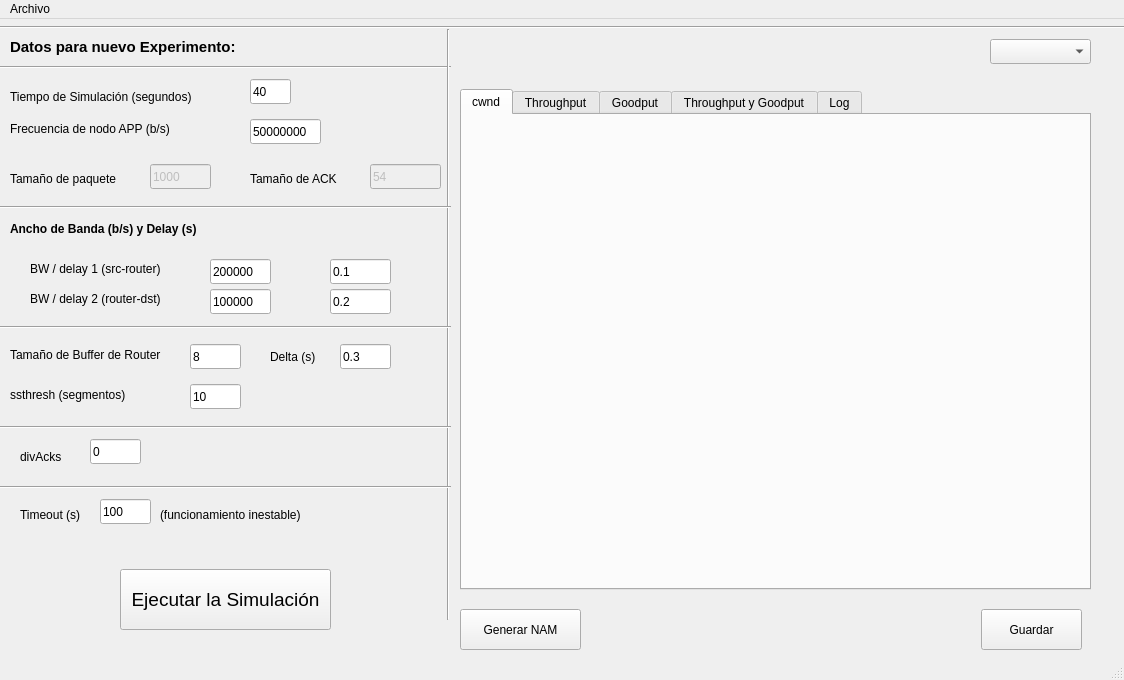
<?xml version="1.0" encoding="UTF-8"?>
<ui version="4.0">
 <class>MainWindow</class>
 <widget class="QMainWindow" name="MainWindow">
  <property name="geometry">
   <rect>
    <x>0</x>
    <y>0</y>
    <width>1124</width>
    <height>680</height>
   </rect>
  </property>
  <property name="minimumSize">
   <size>
    <width>1124</width>
    <height>680</height>
   </size>
  </property>
  <property name="maximumSize">
   <size>
    <width>1124</width>
    <height>680</height>
   </size>
  </property>
  <property name="windowTitle">
   <string>Simulador TCP</string>
  </property>
  <widget class="QWidget" name="centralWidget">
   <widget class="QPushButton" name="exe">
    <property name="geometry">
     <rect>
      <x>120</x>
      <y>550</y>
      <width>211</width>
      <height>61</height>
     </rect>
    </property>
    <property name="font">
     <font>
      <family>Helvetica</family>
      <pointsize>14</pointsize>
     </font>
    </property>
    <property name="text">
     <string>Ejecutar la Simulación</string>
    </property>
   </widget>
   <widget class="QTabWidget" name="gp_tab">
    <property name="geometry">
     <rect>
      <x>460</x>
      <y>70</y>
      <width>631</width>
      <height>501</height>
     </rect>
    </property>
    <property name="tabPosition">
     <enum>QTabWidget::North</enum>
    </property>
    <property name="tabShape">
     <enum>QTabWidget::Rounded</enum>
    </property>
    <property name="currentIndex">
     <number>0</number>
    </property>
    <widget class="QWidget" name="tab">
     <attribute name="title">
      <string>cwnd</string>
     </attribute>
     <widget class="QLabel" name="cwnd_area">
      <property name="geometry">
       <rect>
        <x>0</x>
        <y>-10</y>
        <width>631</width>
        <height>491</height>
       </rect>
      </property>
      <property name="minimumSize">
       <size>
        <width>0</width>
        <height>0</height>
       </size>
      </property>
      <property name="text">
       <string/>
      </property>
     </widget>
    </widget>
    <widget class="QWidget" name="tab_2">
     <attribute name="title">
      <string>Throughput</string>
     </attribute>
     <widget class="QLabel" name="tp_area">
      <property name="geometry">
       <rect>
        <x>0</x>
        <y>-10</y>
        <width>631</width>
        <height>491</height>
       </rect>
      </property>
      <property name="minimumSize">
       <size>
        <width>0</width>
        <height>0</height>
       </size>
      </property>
      <property name="text">
       <string/>
      </property>
     </widget>
    </widget>
    <widget class="QWidget" name="gp">
     <attribute name="title">
      <string>Goodput</string>
     </attribute>
     <widget class="QLabel" name="gp_area">
      <property name="geometry">
       <rect>
        <x>0</x>
        <y>-10</y>
        <width>631</width>
        <height>491</height>
       </rect>
      </property>
      <property name="minimumSize">
       <size>
        <width>0</width>
        <height>0</height>
       </size>
      </property>
      <property name="text">
       <string/>
      </property>
     </widget>
    </widget>
    <widget class="QWidget" name="tpygp">
     <attribute name="title">
      <string>Throughput y Goodput</string>
     </attribute>
     <widget class="QLabel" name="tpygp_area">
      <property name="geometry">
       <rect>
        <x>0</x>
        <y>-10</y>
        <width>631</width>
        <height>491</height>
       </rect>
      </property>
      <property name="minimumSize">
       <size>
        <width>0</width>
        <height>0</height>
       </size>
      </property>
      <property name="text">
       <string/>
      </property>
     </widget>
    </widget>
    <widget class="QWidget" name="tab_3">
     <attribute name="title">
      <string>Log</string>
     </attribute>
     <widget class="QPlainTextEdit" name="logTextEdit">
      <property name="geometry">
       <rect>
        <x>0</x>
        <y>0</y>
        <width>627</width>
        <height>471</height>
       </rect>
      </property>
      <property name="readOnly">
       <bool>true</bool>
      </property>
      <property name="plainText">
       <string/>
      </property>
     </widget>
    </widget>
   </widget>
   <widget class="QLabel" name="label_6">
    <property name="geometry">
     <rect>
      <x>10</x>
      <y>360</y>
      <width>141</width>
      <height>31</height>
     </rect>
    </property>
    <property name="text">
     <string>ssthresh (segmentos)</string>
    </property>
   </widget>
   <widget class="QLineEdit" name="ssthresh">
    <property name="geometry">
     <rect>
      <x>190</x>
      <y>365</y>
      <width>51</width>
      <height>25</height>
     </rect>
    </property>
    <property name="text">
     <string>10</string>
    </property>
   </widget>
   <widget class="Line" name="line_2">
    <property name="geometry">
     <rect>
      <x>0</x>
      <y>0</y>
      <width>1171</width>
      <height>16</height>
     </rect>
    </property>
    <property name="orientation">
     <enum>Qt::Horizontal</enum>
    </property>
   </widget>
   <widget class="QComboBox" name="experiments">
    <property name="geometry">
     <rect>
      <x>990</x>
      <y>20</y>
      <width>101</width>
      <height>25</height>
     </rect>
    </property>
   </widget>
   <widget class="QLabel" name="label_8">
    <property name="geometry">
     <rect>
      <x>10</x>
      <y>20</y>
      <width>291</width>
      <height>16</height>
     </rect>
    </property>
    <property name="font">
     <font>
      <pointsize>11</pointsize>
      <weight>75</weight>
      <bold>true</bold>
     </font>
    </property>
    <property name="text">
     <string>Datos para nuevo Experimento:</string>
    </property>
   </widget>
   <widget class="QLineEdit" name="ndivacks">
    <property name="geometry">
     <rect>
      <x>90</x>
      <y>420</y>
      <width>51</width>
      <height>25</height>
     </rect>
    </property>
    <property name="text">
     <string>0</string>
    </property>
   </widget>
   <widget class="QLabel" name="label_9">
    <property name="geometry">
     <rect>
      <x>20</x>
      <y>430</y>
      <width>61</width>
      <height>16</height>
     </rect>
    </property>
    <property name="text">
     <string>divAcks </string>
    </property>
   </widget>
   <widget class="Line" name="line_3">
    <property name="geometry">
     <rect>
      <x>0</x>
      <y>40</y>
      <width>451</width>
      <height>16</height>
     </rect>
    </property>
    <property name="orientation">
     <enum>Qt::Horizontal</enum>
    </property>
   </widget>
   <widget class="Line" name="line">
    <property name="geometry">
     <rect>
      <x>440</x>
      <y>10</y>
      <width>16</width>
      <height>591</height>
     </rect>
    </property>
    <property name="orientation">
     <enum>Qt::Vertical</enum>
    </property>
   </widget>
   <widget class="QLabel" name="label_10">
    <property name="geometry">
     <rect>
      <x>10</x>
      <y>70</y>
      <width>231</width>
      <height>16</height>
     </rect>
    </property>
    <property name="text">
     <string>Tiempo de Simulación (segundos)</string>
    </property>
   </widget>
   <widget class="QLineEdit" name="tsim">
    <property name="geometry">
     <rect>
      <x>250</x>
      <y>60</y>
      <width>41</width>
      <height>25</height>
     </rect>
    </property>
    <property name="text">
     <string>40</string>
    </property>
   </widget>
   <widget class="QLabel" name="label_11">
    <property name="geometry">
     <rect>
      <x>10</x>
      <y>150</y>
      <width>131</width>
      <height>20</height>
     </rect>
    </property>
    <property name="text">
     <string>Tamaño de paquete</string>
    </property>
   </widget>
   <widget class="QLineEdit" name="packetsize">
    <property name="enabled">
     <bool>false</bool>
    </property>
    <property name="geometry">
     <rect>
      <x>150</x>
      <y>145</y>
      <width>61</width>
      <height>25</height>
     </rect>
    </property>
    <property name="text">
     <string>1000</string>
    </property>
   </widget>
   <widget class="QLabel" name="label_12">
    <property name="geometry">
     <rect>
      <x>10</x>
      <y>100</y>
      <width>191</width>
      <height>20</height>
     </rect>
    </property>
    <property name="text">
     <string>Frecuencia de nodo APP (b/s)</string>
    </property>
   </widget>
   <widget class="QLineEdit" name="app_rate">
    <property name="geometry">
     <rect>
      <x>250</x>
      <y>100</y>
      <width>71</width>
      <height>25</height>
     </rect>
    </property>
    <property name="text">
     <string>50000000</string>
    </property>
   </widget>
   <widget class="QLabel" name="label_13">
    <property name="geometry">
     <rect>
      <x>30</x>
      <y>240</y>
      <width>171</width>
      <height>20</height>
     </rect>
    </property>
    <property name="text">
     <string>BW / delay 1 (src-router)</string>
    </property>
   </widget>
   <widget class="QLineEdit" name="acksize">
    <property name="enabled">
     <bool>false</bool>
    </property>
    <property name="geometry">
     <rect>
      <x>370</x>
      <y>145</y>
      <width>71</width>
      <height>25</height>
     </rect>
    </property>
    <property name="text">
     <string>54</string>
    </property>
   </widget>
   <widget class="QLabel" name="label_14">
    <property name="geometry">
     <rect>
      <x>30</x>
      <y>270</y>
      <width>171</width>
      <height>20</height>
     </rect>
    </property>
    <property name="text">
     <string>BW / delay 2 (router-dst)</string>
    </property>
   </widget>
   <widget class="QLineEdit" name="bw1">
    <property name="geometry">
     <rect>
      <x>210</x>
      <y>240</y>
      <width>61</width>
      <height>25</height>
     </rect>
    </property>
    <property name="text">
     <string>200000</string>
    </property>
   </widget>
   <widget class="QLabel" name="label_15">
    <property name="geometry">
     <rect>
      <x>250</x>
      <y>150</y>
      <width>111</width>
      <height>20</height>
     </rect>
    </property>
    <property name="text">
     <string>Tamaño de ACK</string>
    </property>
   </widget>
   <widget class="QLineEdit" name="bw2">
    <property name="geometry">
     <rect>
      <x>210</x>
      <y>270</y>
      <width>61</width>
      <height>25</height>
     </rect>
    </property>
    <property name="text">
     <string>100000</string>
    </property>
   </widget>
   <widget class="QLabel" name="label_16">
    <property name="geometry">
     <rect>
      <x>10</x>
      <y>320</y>
      <width>181</width>
      <height>31</height>
     </rect>
    </property>
    <property name="text">
     <string>Tamaño de Buffer de Router</string>
    </property>
   </widget>
   <widget class="QLineEdit" name="bfs">
    <property name="geometry">
     <rect>
      <x>190</x>
      <y>325</y>
      <width>51</width>
      <height>25</height>
     </rect>
    </property>
    <property name="text">
     <string>8</string>
    </property>
   </widget>
   <widget class="QPushButton" name="saveB">
    <property name="geometry">
     <rect>
      <x>981</x>
      <y>590</y>
      <width>101</width>
      <height>41</height>
     </rect>
    </property>
    <property name="text">
     <string>Guardar</string>
    </property>
   </widget>
   <widget class="Line" name="line_4">
    <property name="geometry">
     <rect>
      <x>0</x>
      <y>400</y>
      <width>451</width>
      <height>16</height>
     </rect>
    </property>
    <property name="orientation">
     <enum>Qt::Horizontal</enum>
    </property>
   </widget>
   <widget class="Line" name="line_5">
    <property name="geometry">
     <rect>
      <x>0</x>
      <y>460</y>
      <width>451</width>
      <height>16</height>
     </rect>
    </property>
    <property name="orientation">
     <enum>Qt::Horizontal</enum>
    </property>
   </widget>
   <widget class="Line" name="line_6">
    <property name="geometry">
     <rect>
      <x>0</x>
      <y>180</y>
      <width>451</width>
      <height>16</height>
     </rect>
    </property>
    <property name="orientation">
     <enum>Qt::Horizontal</enum>
    </property>
   </widget>
   <widget class="Line" name="line_7">
    <property name="geometry">
     <rect>
      <x>0</x>
      <y>300</y>
      <width>451</width>
      <height>16</height>
     </rect>
    </property>
    <property name="orientation">
     <enum>Qt::Horizontal</enum>
    </property>
   </widget>
   <widget class="QLabel" name="label_17">
    <property name="geometry">
     <rect>
      <x>10</x>
      <y>200</y>
      <width>291</width>
      <height>20</height>
     </rect>
    </property>
    <property name="font">
     <font>
      <weight>75</weight>
      <bold>true</bold>
     </font>
    </property>
    <property name="text">
     <string>Ancho de Banda (b/s) y Delay (s)</string>
    </property>
   </widget>
   <widget class="QLineEdit" name="delay1">
    <property name="geometry">
     <rect>
      <x>330</x>
      <y>240</y>
      <width>61</width>
      <height>25</height>
     </rect>
    </property>
    <property name="text">
     <string>0.1</string>
    </property>
   </widget>
   <widget class="QLineEdit" name="delay2">
    <property name="geometry">
     <rect>
      <x>330</x>
      <y>270</y>
      <width>61</width>
      <height>25</height>
     </rect>
    </property>
    <property name="text">
     <string>0.2</string>
    </property>
   </widget>
   <widget class="QLabel" name="label_18">
    <property name="geometry">
     <rect>
      <x>20</x>
      <y>480</y>
      <width>81</width>
      <height>31</height>
     </rect>
    </property>
    <property name="text">
     <string>Timeout (s)</string>
    </property>
   </widget>
   <widget class="QLineEdit" name="timeout">
    <property name="geometry">
     <rect>
      <x>100</x>
      <y>480</y>
      <width>51</width>
      <height>25</height>
     </rect>
    </property>
    <property name="text">
     <string>100</string>
    </property>
   </widget>
   <widget class="QLabel" name="label_19">
    <property name="geometry">
     <rect>
      <x>160</x>
      <y>480</y>
      <width>151</width>
      <height>31</height>
     </rect>
    </property>
    <property name="font">
     <font>
      <family>Helvetica</family>
      <pointsize>9</pointsize>
     </font>
    </property>
    <property name="text">
     <string>(funcionamiento inestable)</string>
    </property>
   </widget>
   <widget class="QPushButton" name="run_nam">
    <property name="geometry">
     <rect>
      <x>460</x>
      <y>590</y>
      <width>121</width>
      <height>41</height>
     </rect>
    </property>
    <property name="text">
     <string>Generar NAM</string>
    </property>
   </widget>
   <widget class="QLineEdit" name="delta">
    <property name="geometry">
     <rect>
      <x>340</x>
      <y>325</y>
      <width>51</width>
      <height>25</height>
     </rect>
    </property>
    <property name="text">
     <string>0.3</string>
    </property>
   </widget>
   <widget class="QLabel" name="label_20">
    <property name="geometry">
     <rect>
      <x>270</x>
      <y>330</y>
      <width>61</width>
      <height>16</height>
     </rect>
    </property>
    <property name="text">
     <string>Delta (s)</string>
    </property>
   </widget>
  </widget>
  <widget class="QStatusBar" name="statusBar"/>
  <widget class="QMenuBar" name="menuBar">
   <property name="geometry">
    <rect>
     <x>0</x>
     <y>0</y>
     <width>1124</width>
     <height>23</height>
    </rect>
   </property>
   <widget class="QMenu" name="menuArchivo">
    <property name="title">
     <string>Archivo</string>
    </property>
    <addaction name="actionNew"/>
    <addaction name="actionGuardar"/>
   </widget>
   <addaction name="menuArchivo"/>
  </widget>
  <action name="actionNuevo">
   <property name="text">
    <string>Nuevo</string>
   </property>
  </action>
  <action name="actionAbrir">
   <property name="text">
    <string>Abrir</string>
   </property>
  </action>
  <action name="actionNew">
   <property name="text">
    <string>Abrir</string>
   </property>
  </action>
  <action name="actionGuardar">
   <property name="text">
    <string>Guardar</string>
   </property>
  </action>
 </widget>
 <layoutdefault spacing="6" margin="11"/>
 <resources/>
 <connections/>
</ui>
